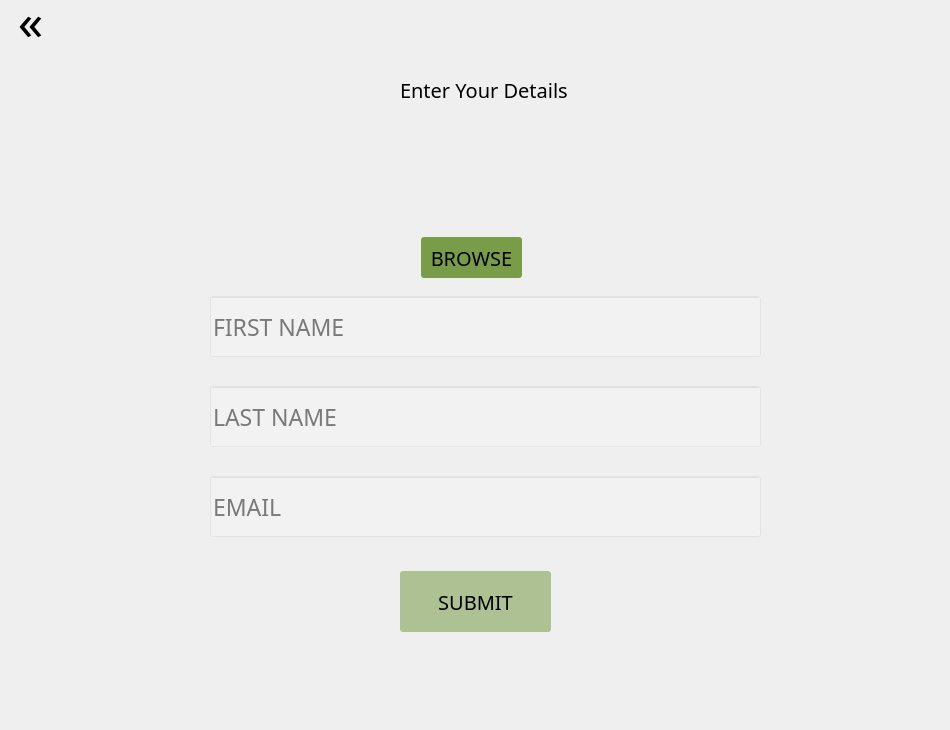
<?xml version="1.0" encoding="UTF-8"?>
<ui version="4.0">
 <class>Dialog</class>
 <widget class="QDialog" name="Dialog">
  <property name="geometry">
   <rect>
    <x>0</x>
    <y>0</y>
    <width>950</width>
    <height>730</height>
   </rect>
  </property>
  <property name="minimumSize">
   <size>
    <width>950</width>
    <height>730</height>
   </size>
  </property>
  <property name="maximumSize">
   <size>
    <width>950</width>
    <height>730</height>
   </size>
  </property>
  <property name="windowTitle">
   <string>Dialog</string>
  </property>
  <property name="styleSheet">
   <string notr="true">QDialog{
background: url(C:/Users/ARYA/Desktop/CoSc/College/S4/DBMS/DBMS Project/Images/myinfo.png) center no-repeat;
}</string>
  </property>
  <widget class="QPushButton" name="back">
   <property name="geometry">
    <rect>
     <x>0</x>
     <y>-10</y>
     <width>61</width>
     <height>61</height>
    </rect>
   </property>
   <property name="styleSheet">
    <string notr="true">QPushButton{
font-family: Lexend Deca;
font-size: 50px;
background-color: rgba(107, 147, 54, 0);
border: none;
}

QPushButton:hover{
color: green;
}

QPushButton:pressed{
font-size: 49px;
}</string>
   </property>
   <property name="text">
    <string>«</string>
   </property>
  </widget>
  <widget class="QLabel" name="userimg">
   <property name="geometry">
    <rect>
     <x>411</x>
     <y>107</y>
     <width>121</width>
     <height>121</height>
    </rect>
   </property>
   <property name="text">
    <string/>
   </property>
   <property name="textFormat">
    <enum>Qt::AutoText</enum>
   </property>
   <property name="pixmap">
    <pixmap>Images/user2.png</pixmap>
   </property>
   <property name="scaledContents">
    <bool>true</bool>
   </property>
  </widget>
  <widget class="QPushButton" name="browse">
   <property name="geometry">
    <rect>
     <x>421</x>
     <y>237</y>
     <width>101</width>
     <height>41</height>
    </rect>
   </property>
   <property name="styleSheet">
    <string notr="true">QPushButton{
font-family: Lexend Deca;
font-size: 20px;
background-color: rgba(107, 147, 54, 0.9);
border: none;
border-radius: 3px;
}

QPushButton:hover{
background-color: rgb(107, 147, 54);
}

QPushButton:pressed{
color: white;
}</string>
   </property>
   <property name="text">
    <string>BROWSE</string>
   </property>
  </widget>
  <widget class="QLineEdit" name="firstname">
   <property name="geometry">
    <rect>
     <x>210</x>
     <y>296</y>
     <width>551</width>
     <height>61</height>
    </rect>
   </property>
   <property name="styleSheet">
    <string notr="true">QLineEdit{
background: rgba(255, 255, 255, 0.2);
font-family: Lexend Deca;
font-size: 23px;
}

QLineEdit:focus{
background: rgba(255, 255, 255, 0.5);
}</string>
   </property>
   <property name="text">
    <string/>
   </property>
   <property name="placeholderText">
    <string>FIRST NAME</string>
   </property>
  </widget>
  <widget class="QLineEdit" name="lastname">
   <property name="geometry">
    <rect>
     <x>210</x>
     <y>386</y>
     <width>551</width>
     <height>61</height>
    </rect>
   </property>
   <property name="styleSheet">
    <string notr="true">QLineEdit{
background: rgba(255, 255, 255, 0.2);
font-family: Lexend Deca;
font-size: 23px;
}

QLineEdit:focus{
background: rgba(255, 255, 255, 0.5);
}</string>
   </property>
   <property name="text">
    <string/>
   </property>
   <property name="placeholderText">
    <string>LAST NAME</string>
   </property>
  </widget>
  <widget class="QLineEdit" name="email">
   <property name="geometry">
    <rect>
     <x>210</x>
     <y>476</y>
     <width>551</width>
     <height>61</height>
    </rect>
   </property>
   <property name="styleSheet">
    <string notr="true">QLineEdit{
background: rgba(255, 255, 255, 0.2);
font-family: Lexend Deca;
font-size: 23px;
}

QLineEdit:focus{
background: rgba(255, 255, 255, 0.5);
}</string>
   </property>
   <property name="text">
    <string/>
   </property>
   <property name="placeholderText">
    <string>EMAIL</string>
   </property>
  </widget>
  <widget class="QPushButton" name="submit">
   <property name="geometry">
    <rect>
     <x>400</x>
     <y>571</y>
     <width>151</width>
     <height>61</height>
    </rect>
   </property>
   <property name="styleSheet">
    <string notr="true">QPushButton{
font-family: Lexend Deca;
font-size: 20px;
background-color: rgba(107, 147, 54, 0.5);
border: none;
border-radius: 3px;
}

QPushButton:hover{
background-color: rgb(107, 147, 54);
}

QPushButton:pressed{
color: white;
}</string>
   </property>
   <property name="text">
    <string>SUBMIT</string>
   </property>
  </widget>
  <widget class="QLabel" name="label">
   <property name="geometry">
    <rect>
     <x>400</x>
     <y>80</y>
     <width>221</width>
     <height>20</height>
    </rect>
   </property>
   <property name="styleSheet">
    <string notr="true">QLabel{
font-family: Lexend Deca;
font-size: 20px;
}</string>
   </property>
   <property name="text">
    <string>Enter Your Details</string>
   </property>
  </widget>
  <widget class="QLabel" name="details">
   <property name="geometry">
    <rect>
     <x>380</x>
     <y>80</y>
     <width>221</width>
     <height>20</height>
    </rect>
   </property>
   <property name="styleSheet">
    <string notr="true">QLabel{
font-family: Lexend Deca;
color: red;
font-size: 20px;
}</string>
   </property>
   <property name="text">
    <string/>
   </property>
  </widget>
 </widget>
 <resources/>
 <connections/>
</ui>
